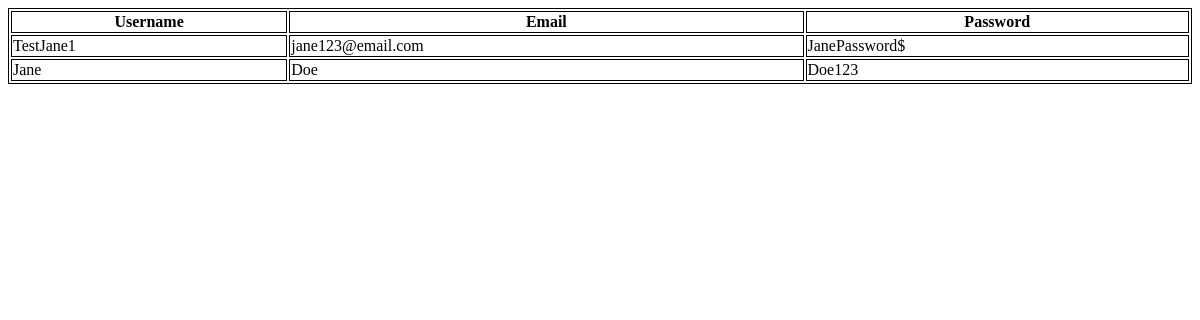
Page /user_list_for_testing on the earlier database version.
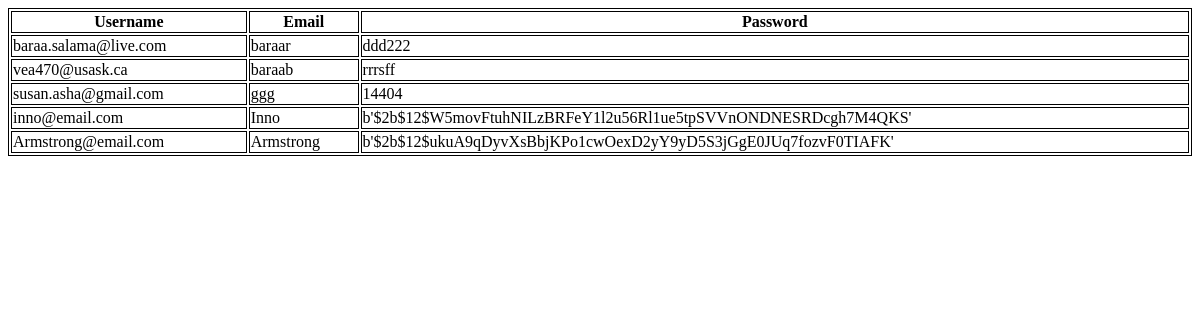
Same page on the later database version.
### tables this page shows
CREATE TABLE user_profile (
            user_id INTEGER PRIMARY KEY AUTOINCREMENT,
            username TEXT not Null UNIQUE,
            email TEXT not Null UNIQUE,
            password TEXT not Null
        );

### MealPlanner.py (the view)
@app.route('/user_list_for_testing')
def user_list_for_testing():
    connect = sqlite3.connect('db/saucyapp.db')
    cur = connect.cursor()
    cur.execute(" SELECT * FROM user_profile")
    rows = cur.fetchall()
    return render_template("user_list_for_testing.html", data=rows)

### Templates/user_list_for_testing.html (shortened to what this page needs)
<!DOCTYPE html>
<html lang="en">
<head>
</head>
<body>
        <table style="width:100%">
            <tr>
              <th>Username</th>
              <th>Email</th>
              <th>Password</th>
            </tr>
            {%for participant in data%}
               <tr>
                 <td>{{participant[2]}}</td>
                 <td>{{participant[1]}}</td>
                 <td>{{participant[3]}}</td>
                </tr>
            {%endfor%}
          </table>
</body>
</html>

### Templates/user_list_for_testing.html (style rules this page uses)
table, th, td { border:1px solid black; }

Differences in the rows shown:
removed user_profile: username "TestJane1", email "jane123@email.com", password "JanePassword$"
removed user_profile: username "Jane", email "Doe", password "Doe123"
added user_profile: email "baraa.salama@live.com", username "baraar", password "ddd222"
added user_profile: email "vea470@usask.ca", username "baraab", password "rrrsff"
added user_profile: email "susan.asha@gmail.com", username "ggg", password "14404"
added user_profile: email "inno@email.com", username "Inno", password "b'$2b$12$W5movFtuhNILzBRFeY1l2u56Rl1ue5tpSVVnONDNESRDcgh7M4QKS'"
added user_profile: email "Armstrong@email.com", username "Armstrong", password "b'$2b$12$ukuA9qDyvXsBbjKPo1cwOexD2yY9yD5S3jGgE0JUq7fozvF0TIAFK'"
